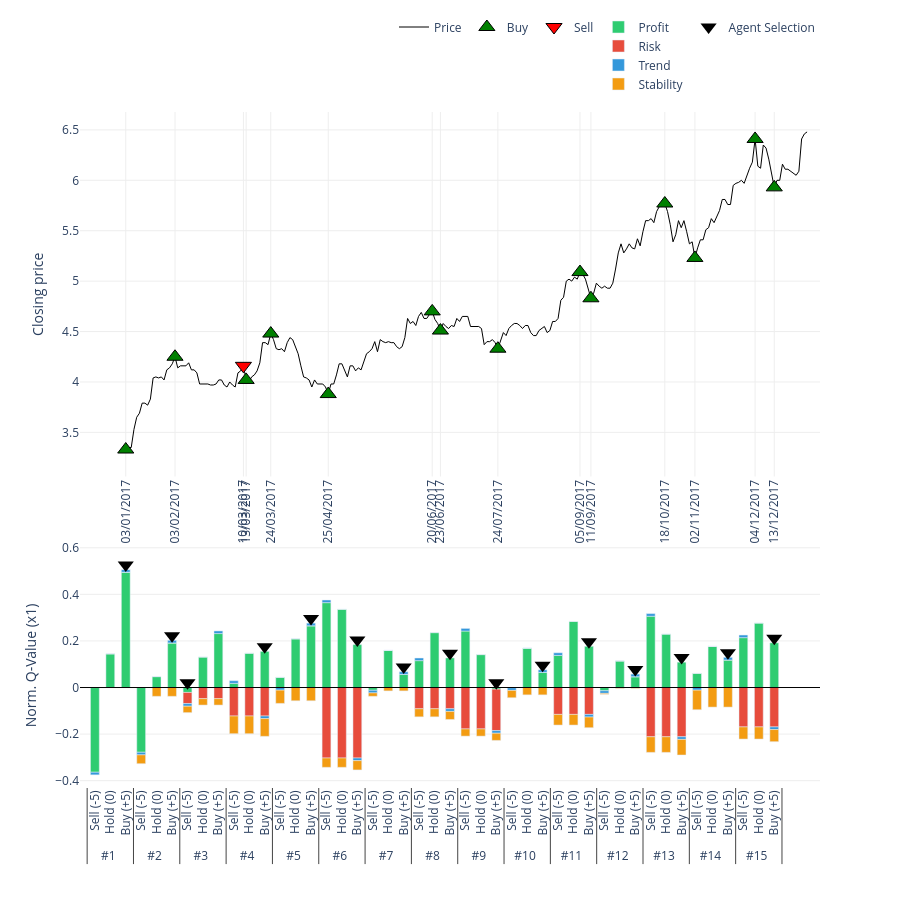

Notebook cell for this chart:
### Code cell
# 2. Gọi hàm vẽ (Truyền đúng tên biến vào)
plot_agent_reasoning_minimalist(
    ticker='ACB',                    # Tên mã cổ phiếu hiển thị trên tiêu đề
    df_price=df_processed_test_ACB,  # Dữ liệu giá
    actions=actions_ACB,             # Hành động thực tế
    q_history=q_values_history_ACB,      # Lịch sử Q-value (Input quan trọng)
    critical_indices=index_list_ACB,     # Danh sách các điểm cần vẽ
    scale=1                       # Thang đo hiển thị (để cột cao khoảng 50 đơn vị cho đẹp)
)

### Figure 1 — Plotly figure (JSON) as saved in the notebook; plotly's stock layout.template omitted (floating-point values rounded to 4 significant figures; data arrays with more than 128 entries replaced by an {"elided": "..."} marker saying what was removed)
{"data": [{"hoverinfo": "x+y", "line": {"color": "black", "width": 1}, "mode": "lines", "name": "Price", "type": "scatter", "x": {"elided": "250 str values"}, "xaxis": "x", "y": {"elided": "250 float values"}, "yaxis": "y"}, {"marker": {"color": "green", "line": {"color": "black", "width": 1}, "size": 14, "symbol": "triangle-up"}, "mode": "markers", "name": "Buy", "type": "scatter", "x": ["03/01/2017", "03/02/2017", "13/03/2017", "24/03/2017", "25/04/2017", "20/06/2017", "23/06/2017", "24/07/2017", "05/09/2017", "11/09/2017", "18/10/2017", "02/11/2017", "04/12/2017", "13/12/2017"], "xaxis": "x", "y": [3.33, 4.25, 4.02, 4.48, 3.88, 4.7, 4.51, 4.33, 5.09, 4.83, 5.77, 5.23, 6.41, 5.93], "yaxis": "y"}, {"marker": {"color": "red", "line": {"color": "black", "width": 1}, "size": 14, "symbol": "triangle-down"}, "mode": "markers", "name": "Sell", "type": "scatter", "x": ["10/03/2017"], "xaxis": "x", "y": [4.16], "yaxis": "y"}, {"marker": {"color": "#f1c40f", "line": {"color": "black", "width": 1}, "size": 10, "symbol": "circle"}, "mode": "markers", "name": "Hold", "type": "scatter", "x": [], "xaxis": "x", "y": [], "yaxis": "y"}, {"legendgroup": "comp", "marker": {"color": "#2ecc71"}, "name": "Profit", "type": "bar", "x": [["#1", "#1", "#1", "#2", "#2", "#2", "#3", "#3", "#3", "#4", "#4", "#4", "#5", "#5", "#5", "#6", "#6", "#6", "#7", "#7", "#7", "#8", "#8", "#8", "#9", "#9", "#9", "#10", "#10", "#10", "#11", "#11", "#11", "#12", "#12", "#12", "#13", "#13", "#13", "#14", "#14", "#14", "#15", "#15", "#15"], ["Sell (-5)", "Hold (0)", "Buy (+5)", "Sell (-5)", "Hold (0)", "Buy (+5)", "Sell (-5)", "Hold (0)", "Buy (+5)", "Sell (-5)", "Hold (0)", "Buy (+5)", "Sell (-5)", "Hold (0)", "Buy (+5)", "Sell (-5)", "Hold (0)", "Buy (+5)", "Sell (-5)", "Hold (0)", "Buy (+5)", "Sell (-5)", "Hold (0)", "Buy (+5)", "Sell (-5)", "Hold (0)", "Buy (+5)", "Sell (-5)", "Hold (0)", "Buy (+5)", "Sell (-5)", "Hold (0)", "Buy (+5)", "Sell (-5)", "Hold (0)", "Buy (+5)", "Sell (-5)", "Hold (0)", "Buy (+5)", "Sell (-5)", "Hold (0)", "Buy (+5)", "Sell (-5)", "Hold (0)", "Buy (+5)"]], "xaxis": "x2", "y": [-0.3637, 0.1452, 0.4952, -0.278, 0.04702, 0.1914, -0.02114, 0.1307, 0.2317, 0.01786, 0.1471, 0.1551, 0.04367, 0.2094, 0.2651, 0.3644, 0.3358, 0.1842, -0.01185, 0.1594, 0.05635, 0.1154, 0.2357, 0.127, 0.2425, 0.1414, -0.007033, -0.001067, 0.1691, 0.06483, 0.1378, 0.2838, 0.177, -0.01383, 0.1144, 0.04637, 0.3061, 0.2293, 0.1088, 0.0607, 0.1766, 0.1183, 0.2141, 0.2767, 0.1919], "yaxis": "y2"}, {"legendgroup": "comp", "marker": {"color": "#e74c3c"}, "name": "Risk", "type": "bar", "x": [["#1", "#1", "#1", "#2", "#2", "#2", "#3", "#3", "#3", "#4", "#4", "#4", "#5", "#5", "#5", "#6", "#6", "#6", "#7", "#7", "#7", "#8", "#8", "#8", "#9", "#9", "#9", "#10", "#10", "#10", "#11", "#11", "#11", "#12", "#12", "#12", "#13", "#13", "#13", "#14", "#14", "#14", "#15", "#15", "#15"], ["Sell (-5)", "Hold (0)", "Buy (+5)", "Sell (-5)", "Hold (0)", "Buy (+5)", "Sell (-5)", "Hold (0)", "Buy (+5)", "Sell (-5)", "Hold (0)", "Buy (+5)", "Sell (-5)", "Hold (0)", "Buy (+5)", "Sell (-5)", "Hold (0)", "Buy (+5)", "Sell (-5)", "Hold (0)", "Buy (+5)", "Sell (-5)", "Hold (0)", "Buy (+5)", "Sell (-5)", "Hold (0)", "Buy (+5)", "Sell (-5)", "Hold (0)", "Buy (+5)", "Sell (-5)", "Hold (0)", "Buy (+5)", "Sell (-5)", "Hold (0)", "Buy (+5)", "Sell (-5)", "Hold (0)", "Buy (+5)", "Sell (-5)", "Hold (0)", "Buy (+5)", "Sell (-5)", "Hold (0)", "Buy (+5)"]], "xaxis": "x2", "y": [0, 0, 0, 0, 0, 0, -0.04785, -0.04785, -0.04785, -0.1223, -0.1223, -0.1223, 0, 0, 0, -0.3026, -0.3026, -0.3026, 0, 0, 0, -0.09134, -0.09134, -0.09134, -0.1779, -0.1779, -0.1779, 0, 0, 0, -0.1154, -0.1154, -0.1154, 0, 0, 0, -0.2115, -0.2115, -0.2115, 0, 0, 0, -0.1692, -0.1692, -0.1692], "yaxis": "y2"}, {"legendgroup": "comp", "marker": {"color": "#3498db"}, "name": "Trend", "type": "bar", "x": [["#1", "#1", "#1", "#2", "#2", "#2", "#3", "#3", "#3", "#4", "#4", "#4", "#5", "#5", "#5", "#6", "#6", "#6", "#7", "#7", "#7", "#8", "#8", "#8", "#9", "#9", "#9", "#10", "#10", "#10", "#11", "#11", "#11", "#12", "#12", "#12", "#13", "#13", "#13", "#14", "#14", "#14", "#15", "#15", "#15"], ["Sell (-5)", "Hold (0)", "Buy (+5)", "Sell (-5)", "Hold (0)", "Buy (+5)", "Sell (-5)", "Hold (0)", "Buy (+5)", "Sell (-5)", "Hold (0)", "Buy (+5)", "Sell (-5)", "Hold (0)", "Buy (+5)", "Sell (-5)", "Hold (0)", "Buy (+5)", "Sell (-5)", "Hold (0)", "Buy (+5)", "Sell (-5)", "Hold (0)", "Buy (+5)", "Sell (-5)", "Hold (0)", "Buy (+5)", "Sell (-5)", "Hold (0)", "Buy (+5)", "Sell (-5)", "Hold (0)", "Buy (+5)", "Sell (-5)", "Hold (0)", "Buy (+5)", "Sell (-5)", "Hold (0)", "Buy (+5)", "Sell (-5)", "Hold (0)", "Buy (+5)", "Sell (-5)", "Hold (0)", "Buy (+5)"]], "xaxis": "x2", "y": [-0.0113, 0, 0.0113, -0.0113, 0, 0.0113, -0.0113, 0, 0.0113, 0.0113, 0, -0.0113, -0.0113, 0, 0.0113, 0.0113, 0, -0.0113, -0.0113, 0, 0.0113, 0.0113, 0, -0.0113, 0.0113, 0, -0.0113, -0.0113, 0, 0.0113, 0.0113, 0, -0.0113, -0.0113, 0, 0.0113, 0.0113, 0, -0.0113, -0.0113, 0, 0.0113, 0.0113, 0, -0.0113], "yaxis": "y2"}, {"legendgroup": "comp", "marker": {"color": "#f39c12"}, "name": "Stability", "type": "bar", "x": [["#1", "#1", "#1", "#2", "#2", "#2", "#3", "#3", "#3", "#4", "#4", "#4", "#5", "#5", "#5", "#6", "#6", "#6", "#7", "#7", "#7", "#8", "#8", "#8", "#9", "#9", "#9", "#10", "#10", "#10", "#11", "#11", "#11", "#12", "#12", "#12", "#13", "#13", "#13", "#14", "#14", "#14", "#15", "#15", "#15"], ["Sell (-5)", "Hold (0)", "Buy (+5)", "Sell (-5)", "Hold (0)", "Buy (+5)", "Sell (-5)", "Hold (0)", "Buy (+5)", "Sell (-5)", "Hold (0)", "Buy (+5)", "Sell (-5)", "Hold (0)", "Buy (+5)", "Sell (-5)", "Hold (0)", "Buy (+5)", "Sell (-5)", "Hold (0)", "Buy (+5)", "Sell (-5)", "Hold (0)", "Buy (+5)", "Sell (-5)", "Hold (0)", "Buy (+5)", "Sell (-5)", "Hold (0)", "Buy (+5)", "Sell (-5)", "Hold (0)", "Buy (+5)", "Sell (-5)", "Hold (0)", "Buy (+5)", "Sell (-5)", "Hold (0)", "Buy (+5)", "Sell (-5)", "Hold (0)", "Buy (+5)", "Sell (-5)", "Hold (0)", "Buy (+5)"]], "xaxis": "x2", "y": [0, 0, 0, -0.03784, -0.03784, -0.03784, -0.02749, -0.02749, -0.02749, -0.07604, -0.07604, -0.07604, -0.05687, -0.05687, -0.05687, -0.04004, -0.04004, -0.04004, -0.01451, -0.01451, -0.01451, -0.03453, -0.03453, -0.03453, -0.03088, -0.03088, -0.03088, -0.03151, -0.03151, -0.03151, -0.04583, -0.04583, -0.04583, -0.003923, -0.003923, -0.003923, -0.06707, -0.06707, -0.06707, -0.08409, -0.08409, -0.08409, -0.05211, -0.05211, -0.05211], "yaxis": "y2"}, {"marker": {"color": "black", "size": 14, "symbol": "triangle-down"}, "mode": "markers", "name": "Agent Selection", "showlegend": true, "type": "scatter", "x": [["#1", "#2", "#3", "#4", "#5", "#6", "#7", "#8", "#9", "#10", "#11", "#12", "#13", "#14", "#15"], ["Buy (+5)", "Buy (+5)", "Sell (-5)", "Buy (+5)", "Buy (+5)", "Buy (+5)", "Buy (+5)", "Buy (+5)", "Buy (+5)", "Buy (+5)", "Buy (+5)", "Buy (+5)", "Buy (+5)", "Buy (+5)", "Buy (+5)"]], "xaxis": "x2", "y": [0.5265, 0.2227, 0.02, 0.1751, 0.2964, 0.2042, 0.08765, 0.147, 0.02, 0.09612, 0.197, 0.07766, 0.1288, 0.1496, 0.2119], "yaxis": "y2"}], "layout": {"bargap": 0.4, "bargroupgap": 0.05, "barmode": "relative", "height": 900, "legend": {"orientation": "h", "x": 1, "xanchor": "right", "y": 1.02, "yanchor": "bottom"}, "plot_bgcolor": "white", "shapes": [{"line": {"color": "black", "dash": "solid", "width": 1}, "type": "line", "x0": 0, "x1": 1, "xref": "x2 domain", "y0": 0, "y1": 0, "yref": "y2"}], "showlegend": true, "xaxis": {"anchor": "y", "domain": [0, 1], "gridcolor": "#eee", "rangeslider": {"visible": false}, "showgrid": true, "tickangle": -90, "tickmode": "array", "ticktext": ["03/01/2017", "03/02/2017", "10/03/2017", "13/03/2017", "24/03/2017", "25/04/2017", "20/06/2017", "23/06/2017", "24/07/2017", "05/09/2017", "11/09/2017", "18/10/2017", "02/11/2017", "04/12/2017", "13/12/2017"], "tickvals": ["03/01/2017", "03/02/2017", "10/03/2017", "13/03/2017", "24/03/2017", "25/04/2017", "20/06/2017", "23/06/2017", "24/07/2017", "05/09/2017", "11/09/2017", "18/10/2017", "02/11/2017", "04/12/2017", "13/12/2017"]}, "xaxis2": {"anchor": "y2", "domain": [0, 1], "showticklabels": true, "tickangle": -90, "title": {"text": ""}, "type": "multicategory"}, "yaxis": {"anchor": "x", "domain": [0.46, 1], "gridcolor": "#eee", "showgrid": true, "title": {"text": "Closing price"}}, "yaxis2": {"anchor": "x2", "domain": [0, 0.36], "gridcolor": "#eee", "showgrid": true, "title": {"text": "Norm. Q-Value (x1)"}}}}
